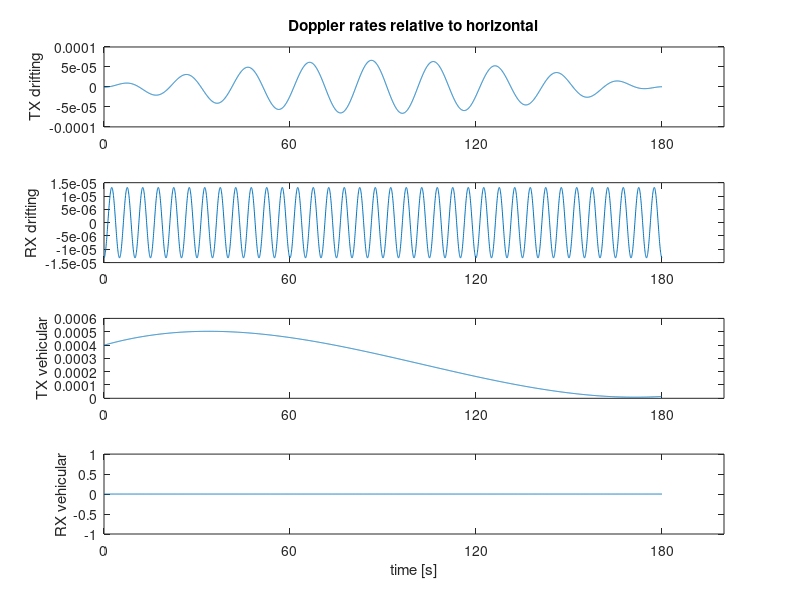
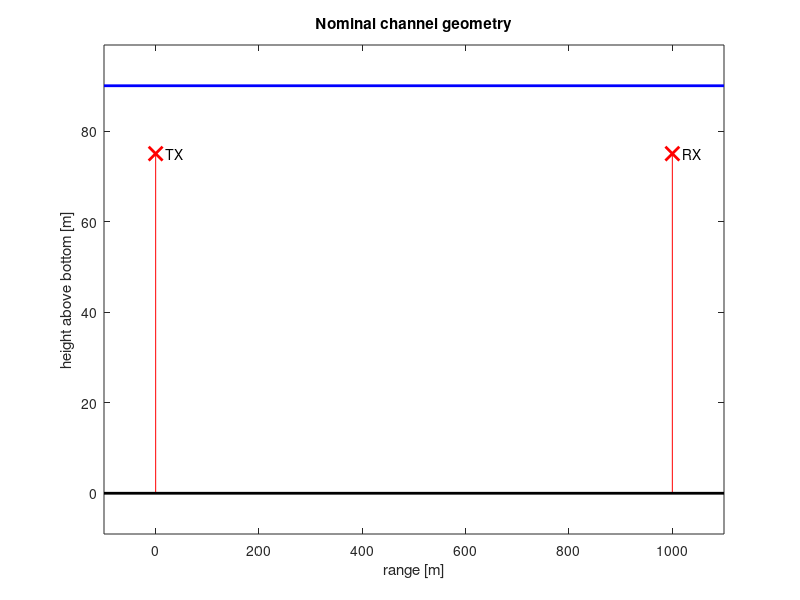

The MATLAB script that drew these images, in order: (Note: this script raises an error after producing the figures.)
% This code reads the channel parameters and writes them in data 
% files [file_name].prm and [file_name].dop which will be used 
% by the main simulator code channel_simulator.
%
% Change the following channel parameters by updating this code. 
% Alternatively, you can directly update the .prm and .dop data 
% files via a text editing software.
% 
% file_name: data file name
% h0: surface height (depth) [m]
% ht0: TX height [m]
% hr0: RX height [m]
% d0: channel distance [m]
% k: spreading factor
% c: speed of sound in water [m/s]
% c2: speed of sound in bottom [m/s] (>1500 for hard, < 1500 for soft)
% cut: do not consider arrivals whose strength is below that of direct arrival divided by cut
% fmin: minimum frequency [Hz]
% B: bandwidth [Hz]
% df: frequency resolution [Hz]
% dt: time resolution [seconds] 
% T_SS: coherence time of the Small-Scale (S-S) variations [seconds]
% sig2s: variance of S-S surface variations 
% sig2b: variance of S-S bottom variations 
% B_delp: 3-dB width of the p.s.d. of intra-path delays (assumed constant for all paths)
% Sp: number of intra-paths (assumed constant for all paths)
% mu_p: mean of intra-path amplitudes (assumed constant for all paths)
% nu_p: variance of intra-path amplitudes (assumed constant for all paths)
% T_tot: total duration of the simulated signal [seconds]
% h_bnd: range of surface height variation (Large-Scale (L-S) realizations are limited to h+h_band)
% ht_bnd: range of transmitter height variation
% hr_bnd: range of receiver height variation
% d_bnd: range of channel distance variation
% sig_h: standard deviation of L-S variations of surface height 
% sig_ht: standard deviation of L-S variations of transmitter height 
% sig_hr: standard deviation of L-S variations of receiver height 
% sig_d: standard deviation of L-S variations of distance height 
% a_AR: AR parameter for generating L-S variations (constant for variables h, ht, hr, d) 
% method: Large-Scale (L-S) & Small-Scale (S-S) Simulation Methods:
% vtd: TX drifting speed
% theta_td: TX drifting angle
% vrd: RX drifting speed
% theta_rd: RX drifting angle
% vtv: TX vehicular speed
% theta_tv: TX vehicular angle
% vrv: RX vehicular speed
% theta_rv: RX vehicular angle 
% Aw: surface variation amplitude
% fw: surface variation frequency
%
% Author: Parastoo Qarabaqi, Northeastern University, 2013

clc, clear all, close all, format long;

%% Data file name: 
file_name= 'example_channel';


%% DEFAULT PARAMETERS

% h0=100; % surface height (depth) [m]
% ht0=75; % TX height [m]
% hr0=75; % RX height [m]
% d0=1000; % channel distance [m]
% k=1.7; % spreading factor
% Sp= 20; % number of intra-paths (assumed constant for all paths)

%% Deterministic channel geometry:

h0=90; % surface height (depth) [m]
ht0=75; % TX height [m]
hr0=75; % RX height [m]
d0=1000; % channel distance [m]

k=1.7; % spreading factor
c=1500; % speed of sound in water [m/s]
c2=1200; % speed of sound in bottom [m/s] (>1500 for hard, < 1500 for soft)
cut=20; % do not consider arrivals whose strength is below that of direct arrival divided by cut

fmin=10e3; % minimum frequency [Hz]
B=10e3; % bandwidth [Hz]

df=30; % frequency resolution [Hz], f_vec=fmin:df:fmax; 

dt= 50e-3; % time resolution [seconds] 
T_SS=60; % coherence time of the small-scale variations [seconds]

%% Small-Scale (S-S) parameters: 
sig2s= 1.125; % variance of S-S surface variations 
sig2b=sig2s/2; % variance of S-S bottom variations 
 
B_delp= 5e-4; % 3-dB width of the p.s.d. of intra-path delays (assumed constant for all paths)
Sp= 20; % number of intra-paths (assumed constant for all paths)
mu_p= .5/Sp; % mean of intra-path amplitudes (assumed constant for all paths)
nu_p= 1e-6; % variance of intra-path amplitudes (assumed constant for all paths)

%% Large-Scale (L-S) parameters:
T_tot= 3*T_SS; % total duration of the simulated signal [seconds]
t_tot_vec=(0:dt:T_tot); Lt_tot=length(t_tot_vec);

h_bnd=[-10 10]; % range of surface height variation (L-S realizations are limited to h+h_band)
ht_bnd=[-5 5]; % range of transmitter height variation
hr_bnd=[-5 5]; % range of receiver height variation
d_bnd=[-20 20]; % range of channel distance variation
sig_h=1; % standard deviation of L-S variations of surface height 
sig_ht=1; % standard deviation of L-S variations of transmitter height 
sig_hr=1; % standard deviation of L-S variations of receiver height 
sig_d=1; % standard deviation of L-S variations of distance height 
a_AR= .9; % AR parameter for generating L-S variations (constant for variables h, ht, hr, d) 

%% Large-Scale (L-S) & Small-Scale (S-S) Simulation Methods:
% 1)'sim_dir': SIMplified L-S model & DIRect S-S model
% 2)'sim_seq': SIMplified L-S model & Statistically EQuivalent S-S model
% 3)'bel_dir': BELlhop L-S model & DIRect S-S model
% 4)'bel_seq': BELlhop L-S model & Statistically EQuivalent S-S model
method='sim_dir'; 

%% Doppler: 
% All parameters can be entered as scalars or vectors of size(t_tot_vec).

% drifting: 
vtd= 0.1*cos((1/20)*(2*pi*t_tot_vec)-rand*2*pi); 
theta_td= linspace(rand*2*pi,rand*2*pi,length(t_tot_vec)); 

vrd= 0.02*cos((1/5)*(2*pi*t_tot_vec)); 
theta_rd= rand*2*pi; 

% vehicular: 
vtv= interp1([0:T_SS:T_tot], 1*randn(size([0:T_SS:T_tot])), t_tot_vec, 'spline');   
theta_tv= 0; 
vrv= 0;  
theta_rv= 0; 

% surface: 
Aw= .05; fw= .01; 

%% %%%%%%%%%%%%%%%%%%%%%%%%%%%%%%%%%%%%%%%%%%%%%%%%%%%%%%%%%%%%%%%%%%%%%%%%
% End of reading data. Start writing the data files: 
%%%%%%%%%%%%%%%%%%%%%%%%%%%%%%%%%%%%%%%%%%%%%%%%%%%%%%%%%%%%%%%%%%%%%%%%%%%

%% Write parameters on prm file: 
f1 = fopen([file_name, '.prm'], 'w');

fprintf(f1, '%f surface_height_(depth)_[m]\n', h0); 
fprintf(f1, '%f TX_height_[m]\n', ht0); 
fprintf(f1, '%f RX_height_[m]\n', hr0); 
fprintf(f1, '%f channel_distance_[m]\n', d0); 

fprintf(f1, '%f spreading_factor\n', k); 
fprintf(f1, '%f speed_of_sound_in_water_[m/s]\n', c); 
fprintf(f1, '%f speed_of_sound_in_bottom_[m/s]\n', c2); 
fprintf(f1, '%f minimum_relative_path_strength\n', cut); 

fprintf(f1, '%f minimum_frequency_[Hz]\n', fmin); 
fprintf(f1, '%f bandwidth_[Hz]\n', B); 
fprintf(f1, '%f frequency_resolution_[Hz]\n', df); 
fprintf(f1, '%f time_resolution_[seconds]\n', dt); 
fprintf(f1, '%f coherence_time_of_the_small-scale_variations_[seconds]\n', T_SS); 

fprintf(f1, '%f variance_of_S_S_surface_variations_[m^2]\n', sig2s); 
fprintf(f1, '%f variance_of_S_S_bottom_variations_[m^2]\n', sig2b); 
fprintf(f1, '%f 3-dB_width_of_the_p.s.d._of_intra-path_delays_[Hz]\n', B_delp); 
fprintf(f1, '%d number_of_intra-paths\n', Sp); 
fprintf(f1, '%f mean_of_intra-path_amplitudes\n', mu_p); 
fprintf(f1, '%f variance_of_intra-path_amplitudes\n', nu_p); 

fprintf(f1, '%f total_duration_of_the_simulated_signal_[seconds]\n', T_tot); 
fprintf(f1, '%f min_of_surface_height\n', h_bnd(1));
fprintf(f1, '%f max_of_surface_height\n', h_bnd(2));
fprintf(f1, '%f min_of_transmitter_height\n', ht_bnd(1));
fprintf(f1, '%f max_of_transmitter_height\n', ht_bnd(2));
fprintf(f1, '%f min_of_receiver_height\n', hr_bnd(1));
fprintf(f1, '%f max_of_receiver_height\n', hr_bnd(2));
fprintf(f1, '%f min_of_channel_distance\n', d_bnd(1));
fprintf(f1, '%f max_of_channel_distance\n', d_bnd(2));

fprintf(f1, '%f L_S_standard_deviation_of_surface_height_[m]\n', sig_h); 
fprintf(f1, '%f L_S_standard_deviation_of_transmitter_height_[m]\n', sig_ht); 
fprintf(f1, '%f L_S_standard_deviation_of_receiver_height_[m]\n', sig_hr); 
fprintf(f1, '%d L_S_standard_deviation_of_receiver_height_[m]\n', sig_d); 
fprintf(f1, '%f AR_parameter_for_generating_L_S_variations\n', a_AR); 

switch method
    case {'sim_dir', 1}, fprintf(f1, '1 method\n');
    case {'sim_seq', 2}, fprintf(f1, '2 method\n');
    case {'bel_dir', 3}, fprintf(f1, '3 method\n');
    case {'bel_seq', 4}, fprintf(f1, '4 method\n');        
end

fclose(f1);

%% form Doppler matrix: 
Dopp_mat= zeros(Lt_tot, 10);
if length(vtd)==1; Dopp_mat(:,1)= repmat(vtd, Lt_tot, 1); 
else Dopp_mat(:,1)= vtd.';
end
if length(theta_td)==1; Dopp_mat(:,2)= repmat(theta_td, Lt_tot, 1); 
else Dopp_mat(:,2)= theta_td.';
end
if length(vrd)==1; Dopp_mat(:,3)= repmat(vrd, Lt_tot, 1); 
else Dopp_mat(:,3)= vrd.';
end
if length(theta_rd)==1; Dopp_mat(:,4)= repmat(theta_rd, Lt_tot, 1); 
else Dopp_mat(:,4)= theta_rd.';
end
if length(vtv)==1; Dopp_mat(:,5)= repmat(vtv, Lt_tot, 1); 
else Dopp_mat(:,5)= vtv.';
end
if length(theta_tv)==1; Dopp_mat(:,6)= repmat(theta_tv, Lt_tot, 1); 
else Dopp_mat(:,6)= theta_tv.';
end
if length(vrv)==1; Dopp_mat(:,7)= repmat(vrv, Lt_tot, 1); 
else Dopp_mat(:,7)= vrv.';
end
if length(theta_rv)==1; Dopp_mat(:,8)= repmat(theta_rv, Lt_tot, 1); 
else Dopp_mat(:,8)= theta_rv.';
end
if length(Aw)==1; Dopp_mat(:,9)= repmat(Aw, Lt_tot, 1); 
else Dopp_mat(:,9)= Aw.';
end
if length(fw)==1; Dopp_mat(:,10)= repmat(fw, Lt_tot, 1); 
else Dopp_mat(:,10)= fw.';
end

%% Write Doppler rates on dop file: 
f2 = fopen([file_name, '.dop'], 'w');

fprintf(f2, '%f\n', reshape(Dopp_mat, 10*Lt_tot, 1)); 

fclose(f2);

%% %%%%%%%%%%%%%%%%%%%%%%%%%%%%%%%%%%%%%%%%%%%%%%%%%%%%%%%%%%%%%%%%%%%%%%%%
% Plotting the channel parameters:  
%%%%%%%%%%%%%%%%%%%%%%%%%%%%%%%%%%%%%%%%%%%%%%%%%%%%%%%%%%%%%%%%%%%%%%%%%%%

%% Plot the Doppler rates: 

% drifting:
figure; subplot(411); plot(t_tot_vec, (1/c)*Dopp_mat(:,1).*cos(Dopp_mat(:,2))); 
ylabel('TX drifting'), set(gca,'XTick', (0:T_SS:T_tot)), 
title('Doppler rates relative to horizontal')
subplot(412); plot(t_tot_vec, (1/c)*Dopp_mat(:,3).*cos(Dopp_mat(:,4))); 
ylabel('RX drifting'), set(gca,'XTick', (0:T_SS:T_tot)),

% vehicular:
subplot(413); plot(t_tot_vec, (1/c)*Dopp_mat(:,5).*cos(Dopp_mat(:,6))); 
ylabel('TX vehicular'), set(gca,'XTick', (0:T_SS:T_tot)), 
subplot(414); plot(t_tot_vec, (1/c)*Dopp_mat(:,7).*cos(Dopp_mat(:,8))); 
ylabel('RX vehicular'), set(gca,'XTick', (0:T_SS:T_tot)),
xlabel('time [s]')

%% Plot the nominal channel geometry: 

figure; 
plot([0,0], [0,ht0], 'r'), hold on,
plot(0,ht0, 'rx', 'linewidth', 2, 'markersize', 10), 
plot([d0,d0], [0,hr0], 'r'), 
plot(d0,hr0, 'rx', 'linewidth', 2, 'markersize', 10),
plot([-.1*d0, 1.1*d0], [0, 0], 'k', 'linewidth', 2),
plot([-.1*d0, 1.1*d0], [h0,h0], 'b', 'linewidth', 2),

axis([-.1*d0, 1.1*d0, -.1*h0, 1.1*h0]),
xlabel('range [m]'), ylabel('height above bottom [m]'),
text(.02*d0, ht0, 'TX'), text(1.02*d0, hr0, 'RX'), 
title('Nominal channel geometry')


%% save figures and data to personal files 

% choose your own path to a results folder
results_folder = "/Users/graceflores/Documents/MATLAB/ncmns_git/chimichanga/results/";

% create specific folder for each run 
changed_parameter = name_changed_parameter(h0, ht0, hr0, d0, k, Sp);
folder_path = results_folder + changed_parameter;

% save figures 
save_figure(figure(1), "figure1", folder_path)
save_figure(figure(2), "figure2", folder_path)

% save parameters 
save_parameters(h0,ht0,d0,k,Sp,"parameters",folder_path)


%% run channel_simulator 

run("channel_simulator.m")
